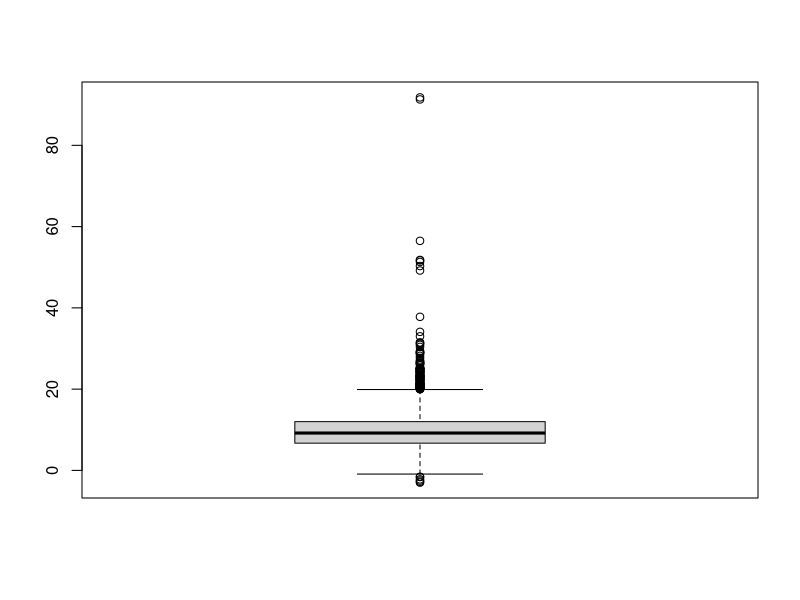
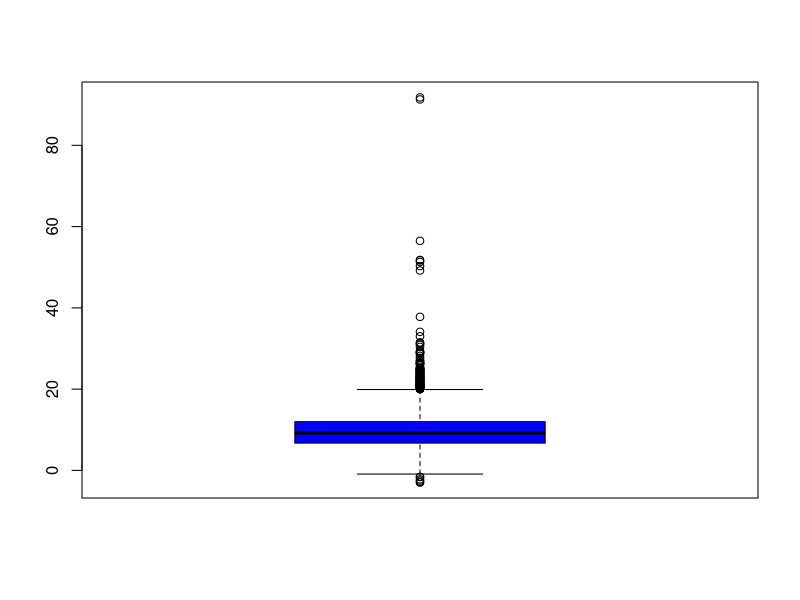
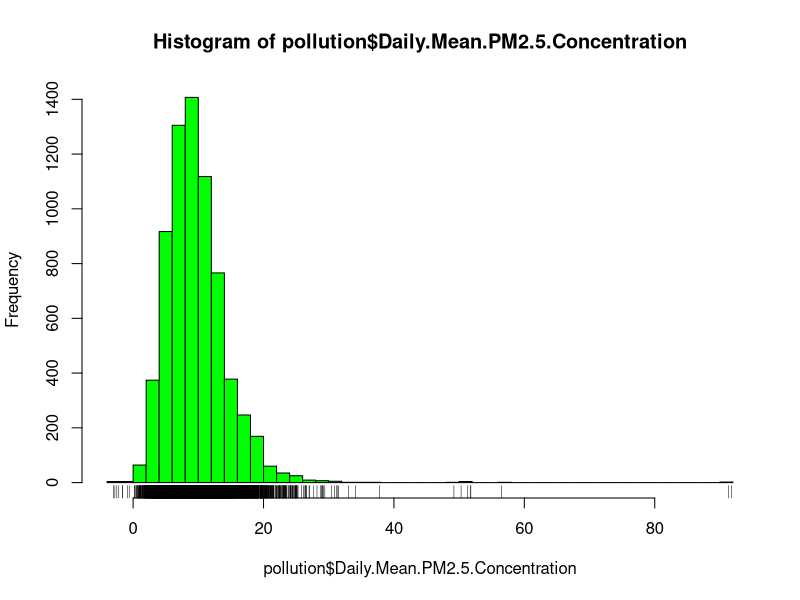
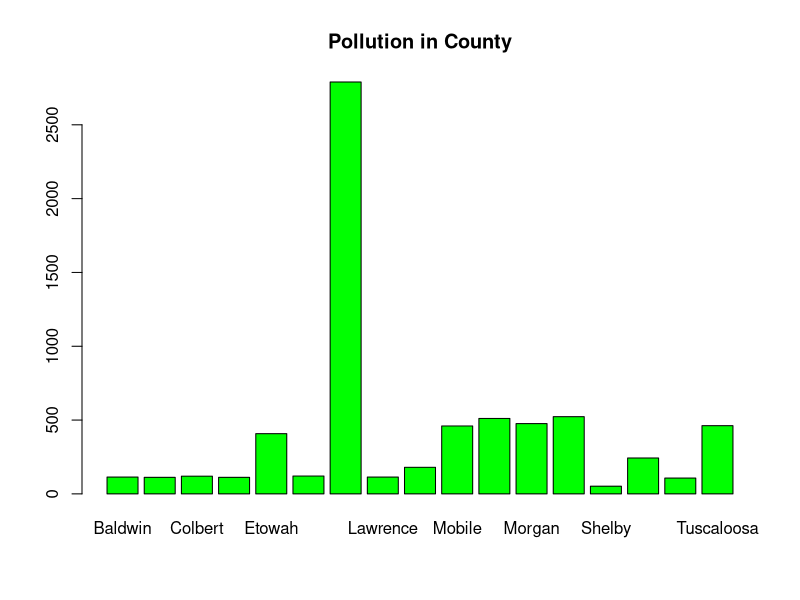
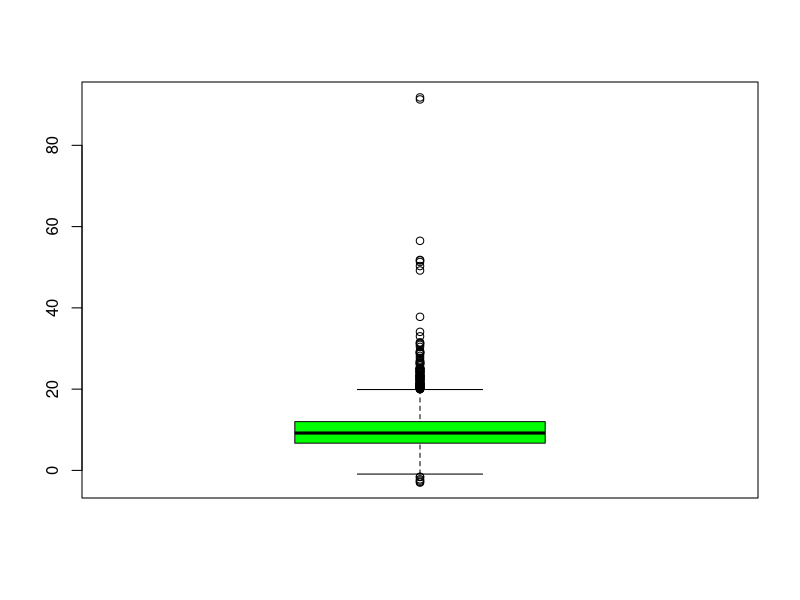
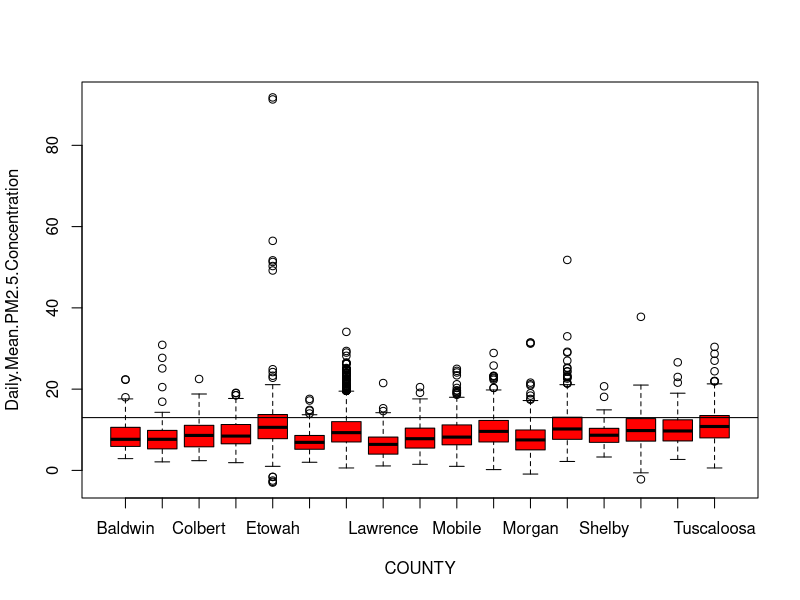
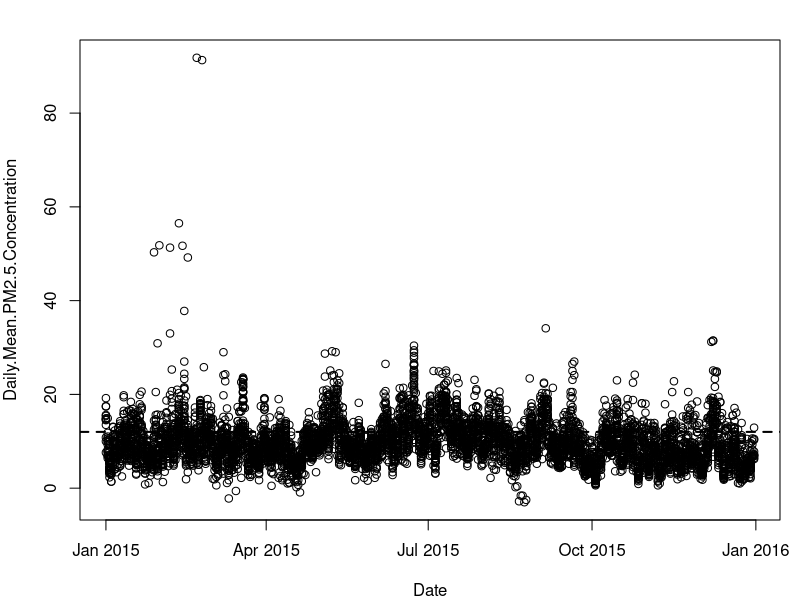
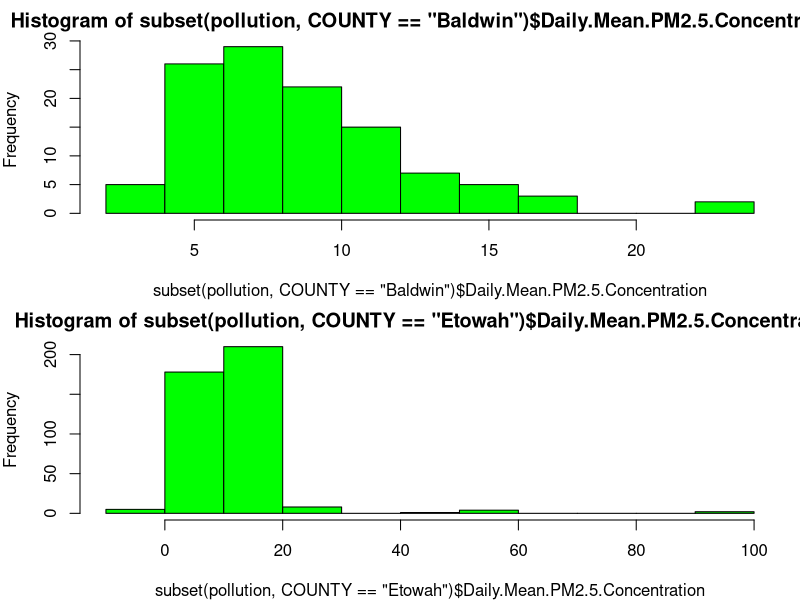

Reproduce these figures in R, in order.
####Graphs##########
#compare to what
#### 6 principles#######
#### 1, Show comparisons.
####2, Show Causality, mechanism, explanation, systematic structure:
#### 3, Show multivariate data
#### 4, Integration of evidence
#### 5, Describe and document the evidence with appropriate lables,scales,source, etc:
#### 6, Content is king

### Exploratory Graph
### parameters are important and graph is based on it.
## 1 to understand data property
## 2 to find patterns of data
## 3 To suggest modeling strategies.
## 4 to "debug" analyses
## to communicate results.

### Characteristic of Exploratory graph
## they are quick
## A large number are made
## The goal is for personal understanding
## Axes/legends are generally cleaned up.
## Color / Size are primarily used for information.

# Air Pollution in US

getwd()
setwd("C:\\Users\\intiz\\OneDrive\\Documents\\R\\R-for Data Science\\Exploratory data")
pollution<-read.csv("./pollution.csv")
names(read.csv("pollution.csv"))
list.files("C:\\Users\\intiz\\OneDrive\\Documents\\R\\R-for Data Science\\Exploratory data")
head(pollution)
str(pollution)
date()

## Simple Summaries of Data ##
### One dimension graph
    ## 1 five number summary
    ## 2 Boxplots
    ## 3 Histograms
    ## 4 Density plots.
    ## 5 Bar Plot
### 5 number summary.[Min, 1st qu, Median, Mean, 3rd Qu, Max]
summary(pollution$Daily.Mean.PM2.5.Concentration)
### Box plot
boxplot(pollution$Daily.Mean.PM2.5.Concentration)
boxplot(pollution$Daily.Mean.PM2.5.Concentration, col = 'Blue')
### Histograms####
hist(pollution$Daily.Mean.PM2.5.Concentration, col = 'Green', breaks = 50)
rug(pollution$Daily.Mean.PM2.5.Concentration)
### Bar plots####
barplot(table(pollution$COUNTY), col = 'green', main = 'Pollution in County')
#### Overlaying Features###
boxplot(pollution$Daily.Mean.PM2.5.Concentration, col = 'green')
abline(v =12, lwd =2)
abline(v= median(pollution$pm25), col ='magenta',lwd =4)

### Multiple Box Plots#####
boxplot(Daily.Mean.PM2.5.Concentration~COUNTY, data = pollution, col = 'red')
abline(h = 13)
##### Scatter Plot - Using Color ####
par(mfrow = c(1,1), mar = c(4,4,2,1))
pollution$Date = as.Date(pollution$Date, '%m/%d/%Y')
with(pollution, plot(Date, Daily.Mean.PM2.5.Concentration))
abline(h =12, lwd=2,lty = 2)
par(mfrow = c(2, 1), mar = c(4, 4, 2, 1))
hist(subset(pollution, COUNTY == "Baldwin")$Daily.Mean.PM2.5.Concentration, col = "green")
hist(subset(pollution, COUNTY == "Etowah")$Daily.Mean.PM2.5.Concentration, col = "green")
### Plotting system###
#1. Base plotting system
#2. Lattace plotting system
#3. GGplot2 system

#Lattace Plot system
library(lattice)
library(datasets)
xyplot(Ozone ~ Wind, data = airquality)
# ggplot2 system##
library(ggplot2)
data(mpg)
qplot(displ,hwy, data = mpg)
##Ploting system
##Graph, grDevices, lattice , grid
## Arguments----> pch,lty,lwd,col,xlab,ylab
par('lty')
par('pch')
## Annotation Function----> plot,lines,points,text,title,mtext,axis
#The Lattice Plotting system
airquality<- transform(airquality, Month = factor(Month))
xyplot(Ozone ~ Wind | Month, data = airquality, layout = c(5,1))
#Laatice Panel Functions
set.seed(10)
x<-rnorm(100)
f<- rep(0:1, each =50)
y<- x+f-f*x+rnorm(100,sd=0.5)
f<-factor(f,labels=c('group 1','Group 2'))
xyplot(y~x|f, layout= c(2,1))
## Custom panel function
xyplot(y ~ x | f, panel = function(x, y, ...) {
  panel.xyplot(x, y, ...) ## First call the default panel function for 'xyplot’
  panel.abline(h = median(y), lty = 2) ## Add a horizontal line at the median
})
## Custom panel function
xyplot(y ~ x | f, panel = function(x, y, ...) {
  panel.xyplot(x, y, ...) ## First call default panel function
  panel.lmline(x, y, col = 2) ## Overlay a simple linear regression line
})

# 41 ggplot2
install.packages()
install.packages("ggplot2")
library(ggplot2)
### graph grammer####
str(mpg)
qplot(displ, hwy, data= mpg, color = drv)
qplot(displ, hwy, data= mpg, geom = c('point','smooth'))
qplot( hwy, data= mpg, fill = drv)
### Facets####
qplot(displ, hwy,data= mpg, facets = . ~ drv)
